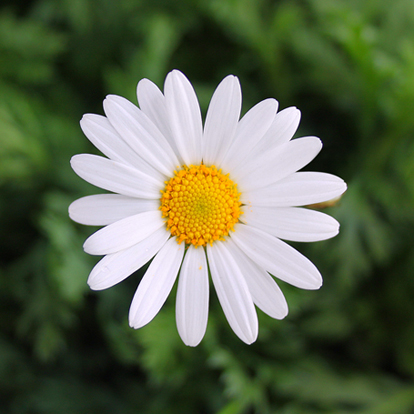
#> input picture 4. Otsu Eşitleme Yöntemi/ornek.jpg, 414 x 414 px, found by its file name
$ python first.py
#> lines starting #> are read from the running program, lines starting #| are printed output that depends on the picture; after the words box and inside, x2 and y2 are one past the last pixel; in counts of white or black regions, pixels touching at a corner belong together
import cv2

image = cv2.imread(r".\ornek.jpg")
#> image is the input picture: shape (414, 414, 3); mean B, G, R 79.1, 105.3, 94.8

image_gray = cv2.cvtColor(image,cv2.COLOR_BGR2GRAY)
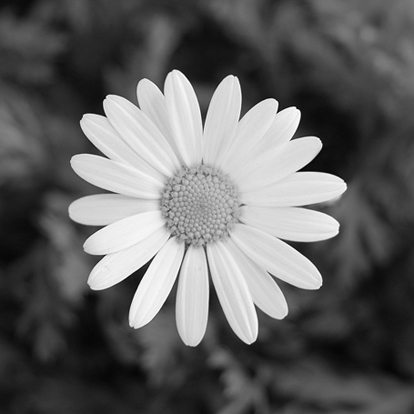
#> image_gray: shape (414, 414); min 1, max 255, mean 99.2

ret,threshold_image = cv2.threshold(image_gray,0,255,cv2.THRESH_OTSU)
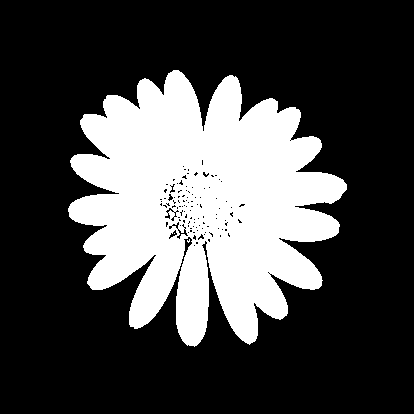
#> threshold_image: shape (414, 414); 28.2% white; 3 white regions (2 under 20 px), largest, box (x1, y1, x2, y2) and area: (68, 70, 347, 347) 48363
#> ret = 133

cv2.imshow("thresholding",threshold_image)

cv2.imwrite("thresholding.jpg",threshold_image)
